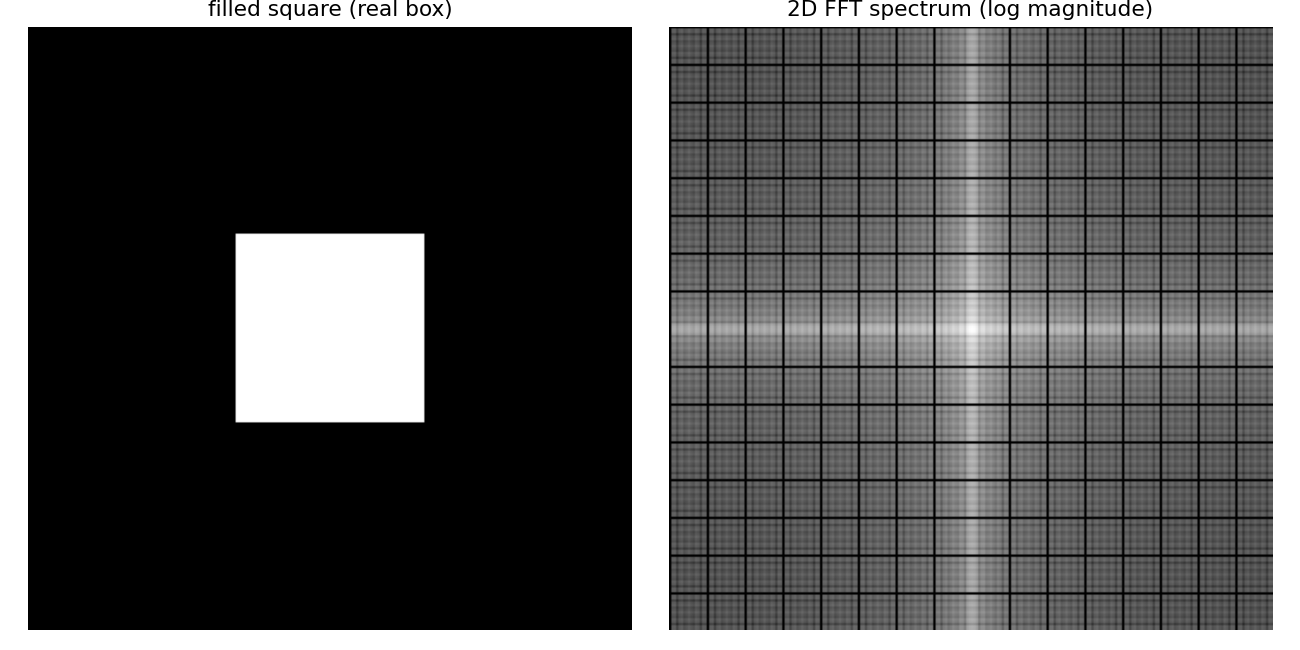

Reproduce this figure in Python.
import numpy as np
import matplotlib
matplotlib.use("Agg")
import matplotlib.pyplot as plt

SIZE = 256
c = SIZE // 2

# 진짜로 색칠된(채워진) 정사각형 - 경계선이 있는 box 함수
box = np.zeros((SIZE, SIZE))
h = 40
box[c-h:c+h, c-h:c+h] = 255

F = np.fft.fft2(box)
Fs = np.fft.fftshift(F)
mag = np.log(np.abs(Fs)+1)

fig, axes = plt.subplots(1, 2, figsize=(10,5))
axes[0].imshow(box, cmap="gray"); axes[0].set_title("filled square (real box)"); axes[0].axis("off")
axes[1].imshow(mag, cmap="gray"); axes[1].set_title("2D FFT spectrum (log magnitude)"); axes[1].axis("off")
plt.tight_layout()
plt.savefig("fft_filled_box.png", dpi=130)
plt.close()
print("saved fft_filled_box.png")
